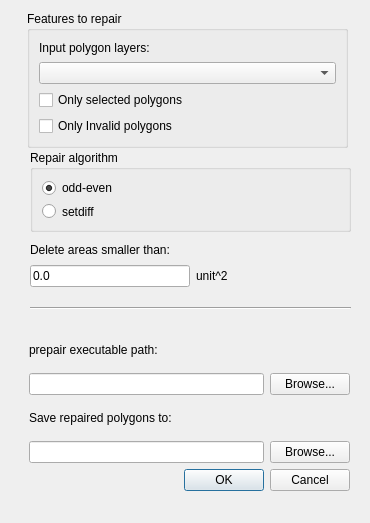
<?xml version="1.0" encoding="UTF-8"?>
<ui version="4.0">
 <class>Prepair</class>
 <widget class="QDialog" name="Prepair">
  <property name="geometry">
   <rect>
    <x>0</x>
    <y>0</y>
    <width>370</width>
    <height>523</height>
   </rect>
  </property>
  <property name="windowTitle">
   <string>prepair</string>
  </property>
  <widget class="QGroupBox" name="groupBox_2">
   <property name="geometry">
    <rect>
     <x>27</x>
     <y>11</y>
     <width>321</width>
     <height>137</height>
    </rect>
   </property>
   <property name="title">
    <string>Features to repair</string>
   </property>
   <layout class="QGridLayout" name="gridLayout">
    <item row="0" column="0">
     <widget class="QLabel" name="label_3">
      <property name="text">
       <string>Input polygon layers:</string>
      </property>
     </widget>
    </item>
    <item row="1" column="0">
     <widget class="QComboBox" name="comboLayers"/>
    </item>
    <item row="2" column="0">
     <widget class="QCheckBox" name="onlySelected">
      <property name="text">
       <string>Only selected polygons</string>
      </property>
     </widget>
    </item>
    <item row="3" column="0">
     <widget class="QCheckBox" name="onlyInvalid">
      <property name="text">
       <string>Only Invalid polygons</string>
      </property>
     </widget>
    </item>
   </layout>
  </widget>
  <widget class="QGroupBox" name="groupBox">
   <property name="geometry">
    <rect>
     <x>30</x>
     <y>150</y>
     <width>321</width>
     <height>82</height>
    </rect>
   </property>
   <property name="title">
    <string>Repair algorithm</string>
   </property>
   <layout class="QVBoxLayout" name="verticalLayout_2">
    <item>
     <widget class="QRadioButton" name="radioOddEven">
      <property name="text">
       <string>odd-even</string>
      </property>
      <property name="checked">
       <bool>true</bool>
      </property>
     </widget>
    </item>
    <item>
     <widget class="QRadioButton" name="radioSetdiff">
      <property name="text">
       <string>setdiff</string>
      </property>
     </widget>
    </item>
   </layout>
  </widget>
  <widget class="Line" name="line">
   <property name="geometry">
    <rect>
     <x>30</x>
     <y>300</y>
     <width>321</width>
     <height>16</height>
    </rect>
   </property>
   <property name="orientation">
    <enum>Qt::Horizontal</enum>
   </property>
  </widget>
  <widget class="QWidget" name="">
   <property name="geometry">
    <rect>
     <x>29</x>
     <y>332</y>
     <width>321</width>
     <height>159</height>
    </rect>
   </property>
   <layout class="QGridLayout" name="gridLayout_2">
    <item row="0" column="0" colspan="2">
     <widget class="QLabel" name="label_4">
      <property name="text">
       <string>prepair executable path:</string>
      </property>
     </widget>
    </item>
    <item row="1" column="0">
     <widget class="QLineEdit" name="prepairPath"/>
    </item>
    <item row="1" column="1">
     <widget class="QPushButton" name="browsePrepairPath">
      <property name="text">
       <string>Browse...</string>
      </property>
     </widget>
    </item>
    <item row="2" column="0" colspan="2">
     <widget class="QLabel" name="label">
      <property name="text">
       <string>Save repaired polygons to:</string>
      </property>
     </widget>
    </item>
    <item row="3" column="0">
     <widget class="QLineEdit" name="filename">
      <property name="text">
       <string/>
      </property>
      <property name="readOnly">
       <bool>true</bool>
      </property>
     </widget>
    </item>
    <item row="3" column="1">
     <widget class="QPushButton" name="browseOutfile">
      <property name="text">
       <string>Browse...</string>
      </property>
     </widget>
    </item>
    <item row="4" column="0" colspan="2">
     <widget class="QDialogButtonBox" name="buttonBox">
      <property name="orientation">
       <enum>Qt::Horizontal</enum>
      </property>
      <property name="standardButtons">
       <set>QDialogButtonBox::Cancel|QDialogButtonBox::Ok</set>
      </property>
     </widget>
    </item>
   </layout>
  </widget>
  <widget class="QWidget" name="">
   <property name="geometry">
    <rect>
     <x>30</x>
     <y>240</y>
     <width>198</width>
     <height>47</height>
    </rect>
   </property>
   <layout class="QGridLayout" name="gridLayout_3">
    <item row="0" column="0" colspan="2">
     <widget class="QLabel" name="label_2">
      <property name="text">
       <string>Delete areas smaller than:</string>
      </property>
     </widget>
    </item>
    <item row="1" column="0">
     <widget class="QLineEdit" name="minarea">
      <property name="text">
       <string>0.0</string>
      </property>
     </widget>
    </item>
    <item row="1" column="1">
     <widget class="QLabel" name="label_5">
      <property name="text">
       <string>unit^2</string>
      </property>
     </widget>
    </item>
   </layout>
  </widget>
  <zorder>label_2</zorder>
  <zorder>buttonBox</zorder>
  <zorder>layoutWidget</zorder>
  <zorder>layoutWidget</zorder>
  <zorder>layoutWidget</zorder>
  <zorder>groupBox_2</zorder>
  <zorder>groupBox</zorder>
  <zorder>line</zorder>
 </widget>
 <resources/>
 <connections>
  <connection>
   <sender>buttonBox</sender>
   <signal>accepted()</signal>
   <receiver>Prepair</receiver>
   <slot>accept()</slot>
   <hints>
    <hint type="sourcelabel">
     <x>248</x>
     <y>254</y>
    </hint>
    <hint type="destinationlabel">
     <x>157</x>
     <y>274</y>
    </hint>
   </hints>
  </connection>
  <connection>
   <sender>buttonBox</sender>
   <signal>rejected()</signal>
   <receiver>Prepair</receiver>
   <slot>reject()</slot>
   <hints>
    <hint type="sourcelabel">
     <x>316</x>
     <y>260</y>
    </hint>
    <hint type="destinationlabel">
     <x>286</x>
     <y>274</y>
    </hint>
   </hints>
  </connection>
 </connections>
</ui>
